Frame 1 (no input): blank canvas, image omitted
Frame 60 (the mouse pressed at the canvas centre just before this capture): blank canvas, image omitted
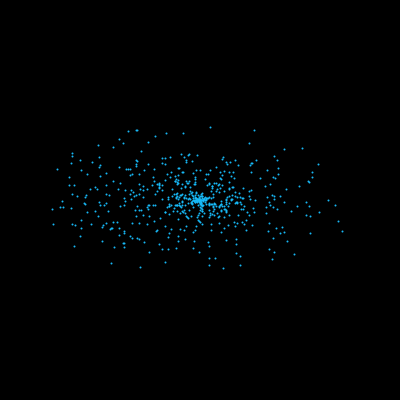
Frame 120 (the mouse held since frame 60 and released just before this capture)

The Processing sketch whose frames 1 and 60 were blank and that drew this single picture after the mouse press (run headless with seeded random() and noise(); from frame 60 on, the mouse is pressed at the canvas centre):

// Processing sketch: processing_165663
// ── processing_165663.pde

float i, r, a, t;

void setup() {
  size(400, 400);
}

void draw() {

  background (0);
  stroke(22, 187, 250, 250);
  strokeWeight (2);

  for (i=0; i<200; i++) {
    a=noise2(i/64)*9+t/r;
    point( 200+cos(a)*r, 200+sin(a)*r/2);
    r=abs(noise2(i)-.2)*mouseX;
  }

  t+=0.7;

  for (i=0; i<200; i++) {
    a=noise2(i/64)*9+t/r;
    point(200+cos(a)*r, 200+sin(a)*r/2.5);
    r=abs(noise2(i)-.4)*mouseX;
  }

  t+=0.4;

  for (i=0; i<200; i++) { 
    a=noise2(i/60)*9+t/r;
    point(200+cos(a)*r*0.89, 200+sin(a)*r/2.3);
    r=abs(noise2(i)-.2)*mouseX;
  }

  t+=0.32;
}

float noise2(float n){
  randomSeed(round(n*100000));
  return random(1);
}
